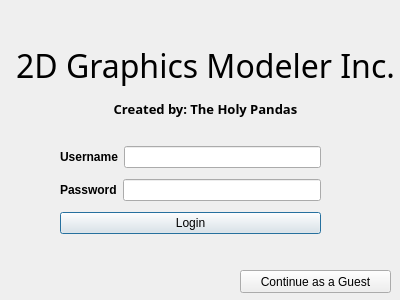
<?xml version="1.0" encoding="UTF-8"?>
<ui version="4.0">
 <class>login</class>
 <widget class="QDialog" name="login">
  <property name="geometry">
   <rect>
    <x>0</x>
    <y>0</y>
    <width>400</width>
    <height>300</height>
   </rect>
  </property>
  <property name="windowTitle">
   <string>Dialog</string>
  </property>
  <widget class="QWidget" name="layoutWidget">
   <property name="geometry">
    <rect>
     <x>60</x>
     <y>141</y>
     <width>261</width>
     <height>101</height>
    </rect>
   </property>
   <layout class="QVBoxLayout" name="verticalLayout">
    <item>
     <layout class="QHBoxLayout" name="horizontalLayout">
      <item>
       <widget class="QLabel" name="usernameLabel">
        <property name="text">
         <string>&lt;html&gt;&lt;head/&gt;&lt;body&gt;&lt;p&gt;&lt;span style=&quot; font-weight:600;&quot;&gt;Username&lt;/span&gt;&lt;/p&gt;&lt;/body&gt;&lt;/html&gt;</string>
        </property>
       </widget>
      </item>
      <item>
       <widget class="QLineEdit" name="usernameBox"/>
      </item>
     </layout>
    </item>
    <item>
     <layout class="QHBoxLayout" name="horizontalLayout_2">
      <item>
       <widget class="QLabel" name="label">
        <property name="text">
         <string>&lt;html&gt;&lt;head/&gt;&lt;body&gt;&lt;p&gt;&lt;span style=&quot; font-weight:600;&quot;&gt;Password&lt;/span&gt;&lt;/p&gt;&lt;/body&gt;&lt;/html&gt;</string>
        </property>
       </widget>
      </item>
      <item>
       <widget class="QLineEdit" name="passwordBox">
        <property name="echoMode">
         <enum>QLineEdit::Password</enum>
        </property>
       </widget>
      </item>
     </layout>
    </item>
    <item>
     <widget class="QPushButton" name="loginButton">
      <property name="text">
       <string>Login</string>
      </property>
     </widget>
    </item>
   </layout>
  </widget>
  <widget class="QLabel" name="label_2">
   <property name="enabled">
    <bool>true</bool>
   </property>
   <property name="geometry">
    <rect>
     <x>-30</x>
     <y>40</y>
     <width>471</width>
     <height>81</height>
    </rect>
   </property>
   <property name="minimumSize">
    <size>
     <width>171</width>
     <height>0</height>
    </size>
   </property>
   <property name="font">
    <font>
     <family>MS Gothic</family>
    </font>
   </property>
   <property name="cursor">
    <cursorShape>ArrowCursor</cursorShape>
   </property>
   <property name="acceptDrops">
    <bool>false</bool>
   </property>
   <property name="text">
    <string>&lt;html&gt;&lt;head/&gt;&lt;body&gt;&lt;p align=&quot;center&quot;&gt;&lt;span style=&quot; font-size:24pt;&quot;&gt;2D Graphics Modeler Inc.&lt;/span&gt;&lt;/p&gt;&lt;p align=&quot;center&quot;&gt;&lt;span style=&quot; font-size:10pt; font-weight:600;&quot;&gt;Created by: The Holy Pandas&lt;/span&gt;&lt;/p&gt;&lt;/body&gt;&lt;/html&gt;</string>
   </property>
  </widget>
  <widget class="QPushButton" name="guestButton">
   <property name="geometry">
    <rect>
     <x>240</x>
     <y>270</y>
     <width>151</width>
     <height>23</height>
    </rect>
   </property>
   <property name="text">
    <string>Continue as a Guest</string>
   </property>
  </widget>
 </widget>
 <resources/>
 <connections/>
</ui>
